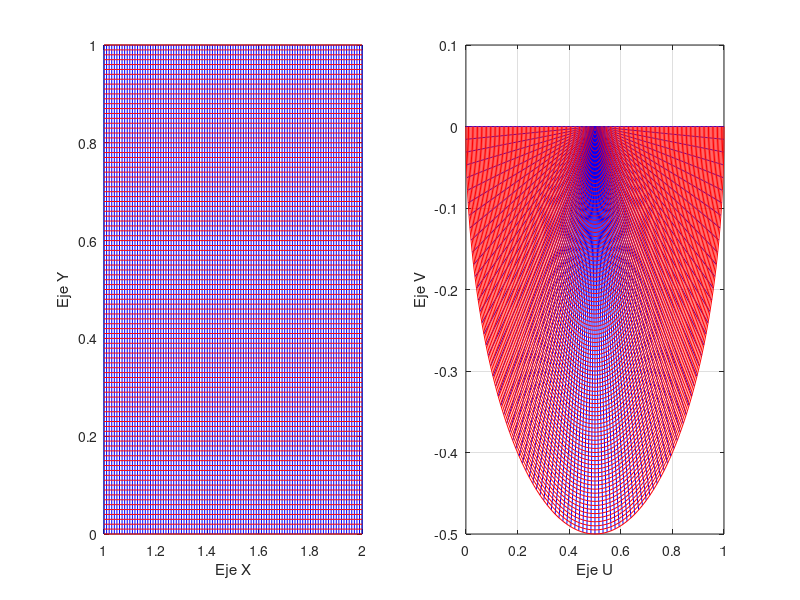

The MATLAB source for this figure:
clear all, close all 
% z = x + i*y
x=[1:0.01:2]; % particion del lado horizontal
y=[0:0.01:1]; % particion del lado vertical

[X,Y]=meshgrid(x,y); % puntos del mallado

subplot(1,2,1), 
plot(X,Y,'b')
hold on
plot(X',Y','r')
xlabel('Eje X')
ylabel('Eje Y')
% axis([-1 1 0 2])
grid on
box on

% Centro y radio
xc=0.5;
yc=0.5; 

fi=linspace(pi,2*pi,size(X,2));
FI = repmat(fi,size(X,1),1);

% UX = X.*cos(FI)/2; 
% V = Y.*sin(FI)/2;

U = 0.5 + 0.5*Y.*cos(FI);
V =  0.5*Y.*sin(FI);

subplot(1,2,2), 
plot(U,V,'b')
hold on
plot(U',V','r')
xlabel('Eje U')
ylabel('Eje V')
% axis([-1 1 0 2])
grid on
box on

